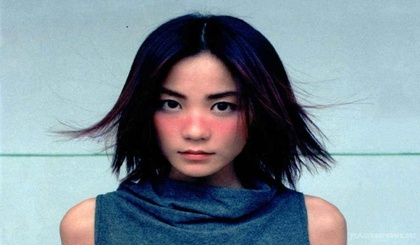
%> input picture 1111.jpg, 420 x 245 px, shrunk from 640 x 374 before the run
$ octave bandpasstest.m   (GNU Octave 9; MATLAB toolbox functions it lacks are replaced by stand-ins)
%> lines starting %> are read from the running program, lines starting %| are printed output that depends on the picture
clear
clc
 [fn,pn,fi]=uigetfile('*.jpg','选择图片');
%> the answer given: 1111.jpg

I=imread([pn fn ]);
%> I is the input picture: size 245x420x3 uint8; mean R, G, B 126.1, 141.9, 151.8
figure;
subplot;
A=imshow(I);

I=rgb2gray(I);  %必有不然图片会被压缩到一半大小
%> I: size 245x420 uint8
%对于RGB图像必须做的一步，也可以用im2double函数
%I=im2double(I);
F=fft2(I);          %傅里叶变换
%F1=log(abs(F)+1);   %取模并进行缩放
% % subplot(2,2,2);imshow(T1);title('低通滤波器');
Fs=fftshift(F);      %将频谱图中零频率成分移动至频谱图中心
S=log(abs(Fs)+1);    %取模并进行缩放
%P=abs(F.^2); %求功率谱的绝对值
%P=imageperiodogram(I);
% imshow(S,[])


n4=2;
D0=10;D1=20;
D2=40;D3=60;
D4=80;D5=255;
 [M,N]=size(F);%傅里叶变换图片的大小用MN去衡量
%> M = 245; N = 420
m=fix(M/2);%中点
%> m = 122
n=fix(N/2);
%> n = 210
for i=1:M
   for j=1:N
        d=sqrt((i-m)^2+(j-n)^2);%测距离画圆

%         if (d<11)


        h1=1/(1+0.414*(d/D1)^(2*n4));%计算低通滤波器传递函数
              s1(i,j)=h1*Fs(i,j);
              T1(i, j) = h1;
        h0=1/(1+0.414*(d/D0)^(2*n4)); %计算低通滤波器传递函数
               s0(i,j)=h0*Fs(i,j);
               T0(i, j) = h0;
        h2=1/(1+0.414*(d/D2)^(2*n4));%计算低通滤波器传递函数
               s2(i,j)=h2*Fs(i,j);
               T2(i, j) = h2;
        h3=1/(1+0.414*(d/D3)^(2*n4)); %计算低通滤波器传递函数
                s3(i,j)=h3*Fs(i,j);
                T3(i, j) = h3;
        h4=1/(1+0.414*(d/D4)^(2*n4)); %计算低通滤波器传递函数
                s4(i,j)=h4*Fs(i,j);
                T4(i, j) = h4;
        h5=1/(1+0.414*(d/D5)^(2*n4)); %计算低通滤波器传递函数
                s5(i,j)=h5*Fs(i,j);
                T5(i, j) = h5;


% %         h4=1/(1+0.414*(d/D0)^(2*n4));
% %                s4(i,j)=h1*Fs(i,j);
% %                T4(i, j) = h1;

   end
end
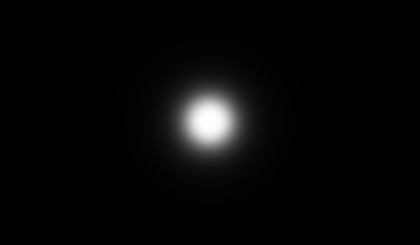
%> T1: size 245x420 double; min 0.00011, max 1, mean 0.0294
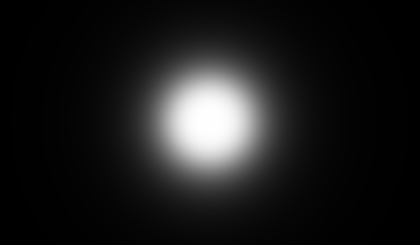
%> T2: size 245x420 double; min 0.00176, max 1, mean 0.112
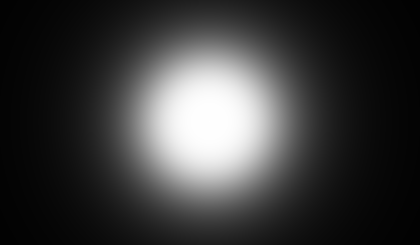
%> T3: size 245x420 double; min 0.00884, max 1, mean 0.233
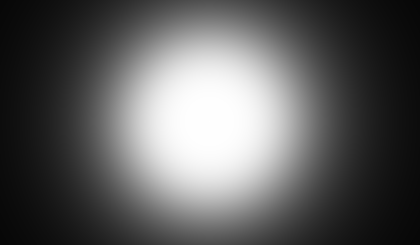
%> T4: size 245x420 double; min 0.0274, max 1, mean 0.369
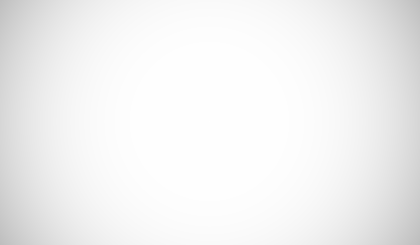
%> T5: size 245x420 double; min 0.744, max 1, mean 0.95
fr0=real(ifft2(ifftshift(s0)));  %频率域反变换到空间域，并取实部
fr1=real(ifft2(ifftshift(s1)));
fr10=fr1-fr0;
fr2=real(ifft2(ifftshift(s2)));
fr21=fr2-fr1;
fr3=real(ifft2(ifftshift(s3)));
fr32=fr3-fr2;
fr4=real(ifft2(ifftshift(s4)));
fr43=fr4-fr3;
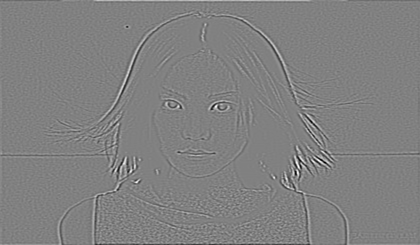
%> fr43: size 245x420 double; min -19.94, max 19.5, mean 1.21e-05; drawn with min black and max white
fr5=real(ifft2(ifftshift(s5)));
fr54=fr5-fr4;

% [6 lines of commented-out code are left out]
K=abs(s0);
figure
imshow(K);title('s0');
figure
subplot(3,4,1);imshow(fr0,[]);title('D0=10的效果图');
subplot(3,4,2);imshow(T0);title('低通滤波器D0=10');
subplot(3,4,3);imshow(fr10,[]);title('D1=20 D1-D0');
subplot(3,4,4);imshow(T1-T0),title('低通滤波器D1=20 D1-D0');
subplot(3,4,5);imshow(fr21,[]);title('D2=40 D2-D1');
subplot(3,4,6);imshow(T2-T1);title('低通滤波器D2=40 D2-D1');
subplot(3,4,7);imshow(fr32,[]);title('D3=60 D3-D2');
subplot(3,4,8);imshow(T3-T2),title('低通滤波器D3=60 D3-D2');
subplot(3,4,9);imshow(fr43,[]);title('D4=80 D4-D3');
subplot(3,4,10);imshow(T4-T3),title('低通滤波器D4=60 D4-D3 ');
subplot(3,4,11);imshow(fr54,[]);title('D5=80 D5-D4');
subplot(3,4,12);imshow(T5-T4),title('低通滤波器D5=255 D5-D4');
%> after `imshow(T5-T4)`:
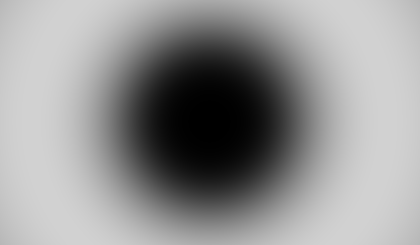
%> displayed picture: size 245x420, on the screen's scale of 0 to 255; min 0, max 209, mean 148

% [128 lines of commented-out code are left out]

$ run again, on 3746401.jpg
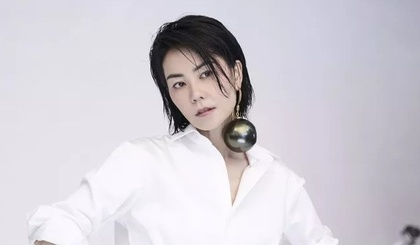
%> input picture 3746401.jpg, 420 x 245 px, shrunk from 640 x 374 before the run
%> I is the input picture: size 245x420x3 uint8; mean R, G, B 209, 205.2, 212.8
%> I: size 245x420 uint8
%> `fr43=fr4-fr3;`:
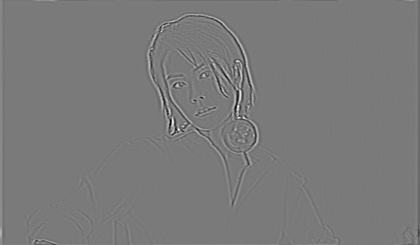
%> fr43: size 245x420 double; min -25.17, max 27.16, mean 0; drawn with min black and max white
%> `imshow(K)`:
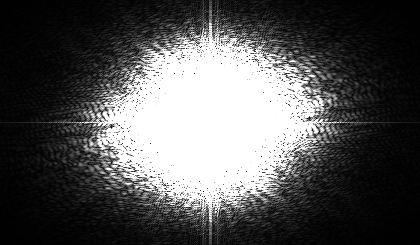
%> displayed picture: size 245x420, on the screen's scale of 0 to 255; min 0, max 255, mean 83.9
